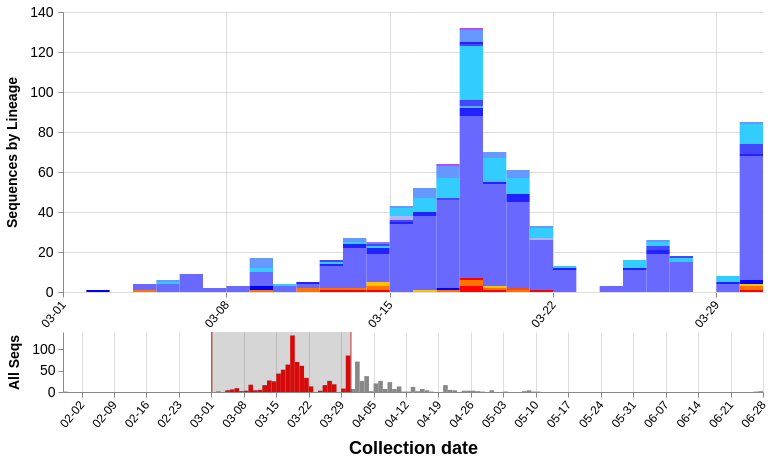

The specification (Vega-Lite) saved for this image:
### Vega specification from a JSON file in a GitHub repository (floating-point values rounded to 4 significant figures; data arrays with more than 128 entries replaced by an {"elided": "..."} marker saying what was removed)
{"$schema": "https://vega.github.io/schema/vega/v5.json", "description": "A basic stacked bar chart example.", "comment": "These will be overridden by the container of this vega plot", "width": 700, "height": 380, "padding": 5, "signals": [{"name": "disableSelectionColoring", "value": true}, {"name": "detailHeight", "value": 280}, {"name": "detailClip", "update": "detailHeight == 0"}, {"name": "overviewY", "update": "detailHeight == 0 ? 0 : detailHeight + 40"}, {"name": "overviewHeight", "value": 60}, {"name": "dateRangeStart", "value": 1575158400000, "comment": "Along with dateRangeEnd, these are hard limits on the dates shown. May need to update when we hit 2021. Dates are in milliseconds, unix epoch"}, {"name": "dateRangeEnd", "value": 1609372800000}, {"name": "dateBin", "value": 86400000, "comment": "Binning of observations by date, where date is in milliseconds. Default is 1 day (1000 * 60 * 60 * 24). This should never be less than a day. This is passed to the bin transform of cases_by_date_and_group"}, {"name": "overviewYLabel", "value": "All Seqs", "comment": "Y-axis label of the overview (bottom) panel"}, {"name": "detailYLabel", "value": "Sequences by Lineage", "comment": "Y-axis label of the detail (upper) panel"}, {"name": "yFormat", "value": "s"}, {"name": "stackOffset", "value": "zero", "comment": "Whether to show the counts as percentages ('normalize') or as absolute counts ('zero'). This is passed to the stack transform of cases_by_date_and_group"}, {"name": "cumulativeWindow", "value": [0, 0], "comment": "Window to calculate cumulative counts over. [0, 0] disables this behavior, while [null, 0] does the cumulative counting"}, {"name": "detailDomain", "value": [1583020800000, 1585612800000], "comment": "The date range selected on the overview (bottom) panel. The units are in JS date objects. If there is no date selected, this should be null."}, {"name": "brush", "value": 0, "comment": "The date range selected on the overview (bottom) panel, in screen-space coordinate units (pixels). This will be converted to dates for the detailDomain signal by referencing the xOverview scale"}, {"name": "delta", "value": 0, "comment": "The difference between windows when dragging a date selection window in the overview (bottom) panel. It is tracked onmousemove and used to update the 'brush' signal after mouseup. Units are in screen-space coordinates (pixels)"}, {"name": "xdown", "value": 0, "comment": "The initial screen-space click location, in screen-space coordinates (pixels), when first clicking on the date range window before dragging it. This is used to calculate the 'delta' signal"}, {"name": "anchor", "value": null, "comment": "The initial 'brush' signal state, when clicking on the date range window to drag it. Units are in screen-space coordinates (pixels). Used to update the 'brush' signal after dragging it."}, {"name": "hoverBar", "value": null, "comment": "Used to store which group is hovered over. Is an object with field 'group'"}, {"name": "clear", "value": true, "comment": "If clicking on anything but a grouped bar, then clear the selection (by clearing the 'selection' data object)", "on": [{"events": "mouseup[!event.item]", "update": "true", "force": true}]}, {"name": "shift", "value": false, "comment": "Track whether or not the shift key is pressed. Used to select multiple groups by holding down shift before clicking", "on": [{"events": "@detailbars:click", "update": "event.shiftKey", "force": true}]}, {"name": "clicked", "value": null, "comment": "Track clicks on the group bars, for selection purposes", "on": [{"events": "@detailbars:click", "update": "{group: datum.group}", "force": true}]}], "data": [{"name": "selected", "comment": "A list of groups that are selected", "values": [{"group": "S|614|D|G"}], "on": [{"trigger": "clear", "remove": true}, {"trigger": "!shift", "remove": true}, {"trigger": "!shift && clicked", "insert": "clicked"}, {"trigger": "shift && clicked", "toggle": "clicked"}]}, {"name": "cases_by_date_and_group", "comment": "Main data object, same as caseData in store", "format": {"parse": {"group": "string", "cases_sum": "number", "date": "date:'%Q'"}}, "values": {"elided": "188 records"}, "transform": [{"comment": "this creates the group_sum field on each item, which is a total sum of all cases for that group across all dates", "type": "joinaggregate", "ops": ["sum"], "fields": ["cases_sum"], "as": ["group_counts"], "groupby": ["group", "groupName"]}, {"comment": "Bin observations by date. The width of each bin is determined by the signal dateBin. Since the most detail in the date from GISAID is by day, the bin shouldn't ever be smaller than a day.", "type": "bin", "field": "date", "extent": [{"signal": "dateRangeStart"}, {"signal": "dateRangeEnd"}], "step": {"signal": "dateBin"}, "as": ["day_start", "day_end"]}, {"comment": "After binning, combine observations in the same group and day, by taking the sum of the sequence counts. The max aggs on group_counts and color are just to carry the fields over.", "type": "aggregate", "groupby": ["group", "groupName", "new_group", "day_start", "day_end"], "fields": ["cases_sum", "group_counts", "color"], "ops": ["sum", "max", "max"], "as": ["cases_sum", "group_counts", "color"]}, {"comment": "If a group isn't present in a dateBin that others are, then impute an empty value. This is only important for the cumulative view, so as to keep things consistent. Unfortunately I don't know how to impute for days with no data at all yet. This leads to some gaps in the cumulative view.", "type": "impute", "field": "cases_sum", "key": "day_start", "groupby": ["group", "groupName", "color", "group_counts"], "value": 0}, {"comment": "Recalculate the day_end from the day_start and dateBin, since the imputation can't work on more than one field at once.", "type": "formula", "expr": "datum.day_start + dateBin", "as": "day_end"}, {"comment": "Calculate the cumulative counts. If we're not running in cumulative mode, then output the cumulative count in a dummy field (determined by the signal windowField). If we are in cumulative mode, then overwrite the cases_sum field.", "type": "window", "sort": {"field": "day_start"}, "groupby": ["group", "groupName"], "ops": ["sum"], "fields": ["cases_sum"], "as": ["cases_sum_new"], "frame": {"signal": "cumulativeWindow"}}, {"comment": "Stack bars on the same date in preparation for the visualization. Offset (zero vs. normalize) controls counts vs. percentages.", "type": "stack", "groupby": ["day_start"], "sort": {"field": "group"}, "field": "cases_sum_new", "offset": {"signal": "stackOffset"}}]}, {"name": "cases_by_date", "source": "cases_by_date_and_group", "comment": "Collapse cases by date (ignore group), for the data in the overview (bottom) plot", "transform": [{"type": "aggregate", "groupby": ["day_start", "day_end"], "fields": ["cases_sum"], "ops": ["sum"], "as": ["cases_sum_by_date"]}]}], "marks": [{"type": "group", "name": "detail", "comment": "The mark group for the detail (upper) panel", "encode": {"comment": "The width and height should be overridden by the plot's container", "update": {"clip": {"signal": "detailClip"}, "height": {"signal": "detailHeight"}, "width": {"signal": "width"}}}, "signals": [{"name": "hoverBar", "comment": "Set the hoverBar signal when a bar is hovered over, and clear it when the mouse is hovered over anything else", "push": "outer", "on": [{"events": "@detailbars:mouseover!", "update": "{group: datum.group, date: datum.day_start}"}, {"events": "@detailbars:mouseout!", "update": "null"}]}], "scales": [{"name": "x", "comment": "Provide two fields for the domain, since if we only provide the day_start, the last day will get cut off, and if we only provide day_end, the first day will get cut off", "type": "time", "range": "width", "domain": {"fields": [{"data": "cases_by_date", "field": "day_start"}, {"data": "cases_by_date", "field": "day_end"}]}, "domainRaw": {"signal": "detailDomain"}}, {"name": "y", "comment": "Scale the y axis from 0 to the highest bar height", "type": "linear", "range": [{"signal": "detailHeight"}, 0], "nice": true, "zero": true, "domain": {"data": "cases_by_date_and_group", "field": "y1"}}], "marks": [{"type": "group", "comment": "Not sure why we need a group mark here, but this is how it is in the example plot, so I didn't change it", "encode": {"update": {"height": {"field": {"group": "height"}}, "width": {"field": {"group": "width"}}}}, "axes": [{"orient": "bottom", "scale": "x", "zindex": 0, "format": "%m-%d", "tickCount": "week", "grid": true, "gridScale": "y", "gridColor": "#DDD", "labelAngle": 310, "labelAlign": "right", "labelBaseline": "middle", "labelPadding": 5, "labelFontSize": 12}, {"orient": "left", "scale": "y", "format": {"signal": "yFormat"}, "zindex": 0, "grid": true, "gridColor": "#DDD", "title": {"signal": "detailYLabel"}, "titleFontSize": 14, "titlePadding": 10, "labelFontSize": 14, "labelPadding": 5, "tickCount": 5}], "marks": [{"type": "rect", "name": "detailbars", "from": {"data": "cases_by_date_and_group"}, "clip": true, "encode": {"enter": {"strokeWidth": {"value": 1}}, "update": {"tooltip": {"signal": "{title: datum.groupName, 'Total sequences': datum.group_counts, 'Sequences': datum.cases_sum_new, 'Collection date': timeFormat(datum.day_start, '%b %d %Y')}"}, "x": {"scale": "x", "field": "day_start"}, "x2": {"scale": "x", "field": "day_end"}, "y": {"scale": "y", "field": "y0"}, "y2": {"scale": "y", "field": "y1"}, "fill": [{"test": "disableSelectionColoring || (!length(data('selected')) || indata('selected', 'group', datum.group)) && (datum.cases_sum_new > 0)", "field": "color", "comment": "If this group is selected, or if nothing is selected, then color it normally."}, {"value": "#CCC", "comment": "If there is a selected group and this group isn't one of them, then color it light grey"}], "stroke": [{"test": "hoverBar && hoverBar.group == datum.group && datum.cases_sum_new > 0", "value": "#000", "comment": "If this group is being hovered over, then set outline it black. Since we're imputing empty groups, only highlight groups with more than zero cases."}, {"value": "transparent"}], "zindex": [{"test": "hoverBar && hoverBar.group == datum.group && datum.cases_sum > 0", "value": 3, "comment": "Same as the 'stroke' test, but we also need to set the z-index here since it's possible the outline stroke will get hidden under other bars"}, {"value": 1}]}}}]}]}, {"type": "group", "name": "overview", "comment": "Mark group for the overview (bottom) panel", "encode": {"comment": "The width should be overridden by the plot container", "update": {"x": {"value": 0}, "y": {"signal": "overviewY"}, "width": {"signal": "width"}, "height": {"signal": "overviewHeight"}, "fill": {"value": "transparent"}}}, "signals": [{"name": "brush", "comment": "Trigger the date selection brush when any area of the overview plot is clicked. The update code was originally [x(), x()], but I changed it to snap to days instead of selecting by screen-space pixel. All the code does is convert from screen-space pixels --> date --> days --> round to nearest day --> date --> screen-space pixels. invert() is used to convert from pixels to date, and round(x / 86400000) rounds to the nearest day. round() * 86400000 converts from days back into the date (in milliseconds), and scale() converts from date back into screen-space coordinates. This fragment of code is used in all the signals below for day-snapping.", "push": "outer", "on": [{"events": {"merge": [{"markname": "overview", "type": "mousedown"}, {"markname": "overviewbars", "type": "mousedown"}]}, "update": "[scale('xOverview', round(invert('xOverview', x()) / 86400000) * 86400000), scale('xOverview', round(invert('xOverview', x()) / 86400000) * 86400000)]"}, {"comment": "Clear the brush selection on any double-click", "events": {"merge": [{"markname": "overview", "type": "dblclick"}, {"markname": "brushrect", "type": "dblclick"}]}, "update": "0"}, {"comment": "Update the brush on mousemove. Hold the first point of the range constant (brush[0]), and modify brush[1] by snapping to day as well (see comment above). clamp() is used to ensure that the range stays within the bounds of the plot. Capture mousemove events on both the plot and the bars to allow dragging anywhere on the overview plot", "events": {"merge": [{"source": "window", "type": "mousemove", "between": [{"markname": "overview", "type": "mousedown"}, {"source": "window", "type": "mouseup"}], "consume": true}, {"source": "window", "type": "mousemove", "between": [{"markname": "overviewbars", "type": "mousedown"}, {"source": "window", "type": "mouseup"}], "consume": true}]}, "update": "[brush[0], clamp(scale('xOverview', round(invert('xOverview', x()) / 86400000) * 86400000), 0, width)]"}, {"comment": "When the mousemove is finished (marked by mouseup event), then reorganize the brush vector so that the lesser value is first", "events": {"merge": [{"markname": "overview", "type": "mouseup"}, {"markname": "brushrect", "type": "mouseup"}]}, "update": "abs(span(brush)) <= 2 ? 0 : [brush[0], brush[1]]"}, {"comment": "Capture when the date range window is dragged, and update the ranges. Since the dragging logic implements day-snapping on its own, we don't have to round anything here.", "events": {"signal": "delta"}, "update": "clampRange([anchor[0] + delta, anchor[1] + delta], 0, width)"}]}, {"name": "anchor", "comment": "Make a copy of the brush vector when the date range is clicked. Used by the 'brush' signal to update itself after a date range drag", "push": "outer", "on": [{"events": "@brushrect:mousedown", "update": "slice(brush)"}]}, {"name": "xdown", "comment": "Track the initial drag x-coordinate, and snap to the nearest day. Used to set the 'delta' signal", "push": "outer", "on": [{"events": "@brushrect:mousedown", "update": "scale('xOverview', round(invert('xOverview', x()) / 86400000) * 86400000)"}]}, {"name": "delta", "comment": "Track how far and in what direction the date range was dragged. Snap to the nearest day. Used to set the 'brush' signal after a date range drag", "push": "outer", "on": [{"events": "[@brushrect:mousedown, window:mouseup] > window:mousemove!", "update": "scale('xOverview', round(invert('xOverview', x()) / 86400000) * 86400000) - xdown"}]}, {"name": "detailDomain", "comment": "The same as the 'brush' signal, but in date coordinates instead of screen-space (pixel) coordinates", "push": "outer", "on": [{"events": {"signal": "brush"}, "update": "span(brush) ? invert('xOverview', brush) : null"}]}], "scales": [{"name": "xOverview", "comment": "Provide two fields for the domain, since if we only provide the day_start, the last day will get cut off, and if we only provide day_end, the first day will get cut off", "type": "time", "range": "width", "domain": {"fields": [{"data": "cases_by_date", "field": "day_start"}, {"data": "cases_by_date", "field": "day_end"}]}}, {"name": "yOverview", "type": "linear", "range": [{"signal": "overviewHeight"}, 0], "domain": {"data": "cases_by_date", "field": "cases_sum_by_date"}, "nice": true, "zero": true}], "axes": [{"orient": "bottom", "scale": "xOverview", "title": "Collection date", "titleFontSize": 18, "titlePadding": 10, "format": "%m-%d", "grid": true, "gridColor": "#DDD", "gridScale": "yOverview", "labelAngle": 310, "labelAlign": "right", "labelBaseline": "middle", "labelPadding": 5, "labelFontSize": 12, "tickCount": "week"}, {"orient": "left", "scale": "yOverview", "title": {"signal": "overviewYLabel"}, "titleFontSize": 14, "titlePadding": 10, "labelFontSize": 14, "labelPadding": 3, "tickCount": 3}], "marks": [{"type": "rect", "name": "overviewbars", "from": {"data": "cases_by_date"}, "encode": {"update": {"x": {"scale": "xOverview", "field": "day_start"}, "x2": {"scale": "xOverview", "field": "day_end"}, "y": {"scale": "yOverview", "value": 0}, "y2": {"scale": "yOverview", "field": "cases_sum_by_date"}, "fill": [{"test": "detailDomain && inrange(datum.day_start, [detailDomain[0], detailDomain[1] - 1])", "value": "#f00", "comment": "Color this bar red if it's within the date selection range"}, {"value": "#888"}]}}}, {"type": "rect", "name": "brushrect", "comment": "Draw the date selection range", "encode": {"enter": {"y": {"value": 0}, "height": {"signal": "overviewHeight"}, "fill": {"value": "#333"}, "fillOpacity": {"value": 0.2}}, "update": {"x": {"signal": "if(detailDomain == null, null, scale('xOverview', detailDomain[0]))"}, "x2": {"signal": "if(detailDomain == null, null, scale('xOverview', detailDomain[1]))"}}}}, {"type": "rect", "comment": "Draw the beginning bar of the date selection range", "interactive": false, "encode": {"enter": {"y": {"value": 0}, "height": {"signal": "overviewHeight"}, "width": {"value": 1}, "fill": {"value": "firebrick"}}, "update": {"x": {"signal": "if(detailDomain == null, brush[0], scale('xOverview', detailDomain[0]))"}}}}, {"type": "rect", "comment": "Draw the ending bar of the date selection range", "interactive": false, "encode": {"enter": {"y": {"value": 0}, "height": {"signal": "overviewHeight"}, "width": {"value": 1}, "fill": {"value": "firebrick"}}, "update": {"x": {"signal": "if(detailDomain == null, brush[0], scale('xOverview', detailDomain[1]))"}}}}]}]}
